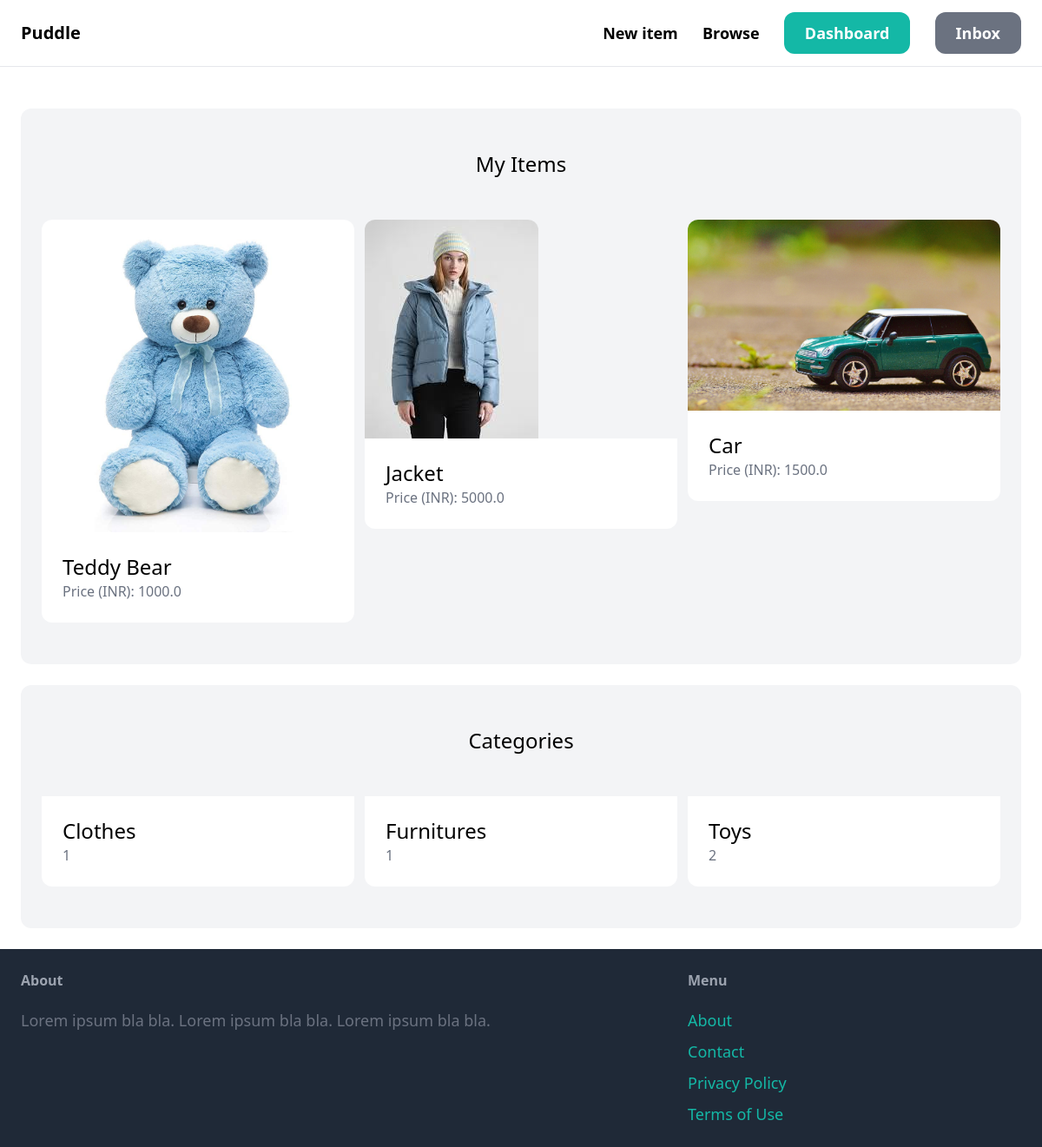
The page /dashboard (signed in) on the database its author committed.
### item/models.py (models this page shows, shortened)
class Item(models.Model):
    category = models.ForeignKey(Category, related_name='items', on_delete=models.CASCADE)
    name = models.CharField(max_length=255)
    description = models.TextField(blank=True, null=True)
    price = models.FloatField()
    image = models.ImageField(upload_to='items-images', blank=True, null=True)
    is_sold = models.BooleanField(default=False)
    created_at = models.DateTimeField(auto_now_add=True)
    created_by = models.ForeignKey(User, related_name='items', on_delete=models.CASCADE)

class Category(models.Model):
    name = models.CharField(max_length=255)
    class Meta:
        ordering = ('name',)
        verbose_name_plural = 'Categories'

### dashboard/views.py (the view)
# urls.py: path('', views.index, name='index'),
@login_required
def index(request):
    items = Item.objects.filter(created_by=request.user)
    categories = Category.objects.all()
    return render(request, 'dashboard/index.html', {
        'items': items,
        'categories': categories,
    })

### dashboard/templates/dashboard/index.html (shortened to what this page needs)
{% extends 'core/base.html' %}
{% block content %}
    <div class="mt-6 px-6 py-12 bg-gray-100 rounded-xl">
        <h2 class="mb-12 text-2xl text-center">My Items</h2>
        <div class="grid grid-cols-3 gap-3">
            {% for item in items %}
                <div>
                    <a href="{% url 'item:detail' item.id %}">
                        <div>
                            <img src="{{ item.image.url }}" class="rounded-t-xl">
                        </div>
                        <div class="p-6 bg-white rounded-b-xl">
                            <h2 class="text-2xl">{{ item.name }}</h2>
                            <p class="text-gray-500">Price (INR): {{ item.price }}</p>
                        </div>
                    </a>
                </div>
            {% endfor %}
        </div>
    </div>
    <div class="mt-6 px-6 py-12 bg-gray-100 rounded-xl">
        <h2 class="mb-12 text-2xl text-center">Categories</h2>
        <div class="grid grid-cols-3 gap-3">
            {% for category in categories %}
                <div>
                    <a href="">
                        <div class="p-6 bg-white rounded-b-xl">
                            <h2 class="text-2xl">{{ category.name }}</h2>
                            <p class="text-gray-500">{{ category.items.count }}</p>
                        </div>
                    </a>
                </div>
            {% endfor %}
        </div>
    </div>
{% endblock %}

### core/templates/core/base.html (shortened to what this page needs)
<!DOCTYPE html>
<html>
    <head>
        <script src="https://cdn.tailwindcss.com"></script>
    </head>
    <body>
        <nav class="py-6 px-6 flex justify-between items-center border-b border-gray-200">
            <a href="/" class="text-xl font-semibold">Puddle</a>
            <div class="space-x-6">
                <a href="{% url 'item:new' %}" class="text-lg font-semibold hover:text-gray-500">New item</a>
                <a href="{% url 'item:items' %}" class="text-lg font-semibold hover:text-gray-500">Browse</a>
                {% if request.user.is_authenticated %}
                <a href="{% url 'dashboard:index' %}" class="px-6 py-3 text-lg font-semibold bg-teal-500 text-white rounded-xl hover:bg-teal-700">Dashboard</a>
                <a href="{% url 'comm:inbox' %}" class="px-6 py-3 text-lg font-semibold bg-gray-500 text-white rounded-xl hover:bg-gray-700">Inbox</a>
                {% else %}
                <a href="{% url 'core:signup' %}" class="px-6 py-3 text-lg font-semibold bg-teal-500 text-white rounded-xl hover:bg-teal-700">Sign up</a>
                <a href="{% url 'core:login' %}" class="px-6 py-3 text-lg font-semibold bg-gray-500 text-white rounded-xl hover:bg-gray-700">Log in</a>
                {% endif %}
            </div>
        </nav>
        <div class="px-6 py-6">
            {% block content %}
            {% endblock %}
        </div>
        <footer class="py-6 px-6 flex justify-between bg-gray-800">
            <div class="w-2/3 pr-10">
                <h3 class="mb-5 font-semibold text-gray-400">About</h3>
                <p class="text-lg text-gray-500">Lorem ipsum bla bla. Lorem ipsum bla bla. Lorem ipsum bla bla. </p>
            </div>
            <div class="w-1/3">
                <h3 class="mb-5 font-semibold text-gray-400">Menu</h3>
                <ul class="space-y-2">
                    <li><a href="#" class="text-lg text-teal-500 hover:text-teal-700">About</a></li>
                    <li><a href="{% url 'core:contact' %}" class="text-lg text-teal-500 hover:text-teal-700">Contact</a></li>
                    <li><a href="#" class="text-lg text-teal-500 hover:text-teal-700">Privacy Policy</a></li>
                    <li><a href="#" class="text-lg text-teal-500 hover:text-teal-700">Terms of Use</a></li>
                </ul>
            </div>
        </footer>
    </body>
</html>

### rows shown on the page
Item: image (picture), name "Teddy Bear", price "1000.0"
Item: image (picture), name "Jacket", price "5000.0"
Item: image (picture), name "Car", price "1500.0"
Category: name "Clothes", items.count "1"
Category: name "Furnitures", items.count "1"
Category: name "Toys", items.count "2"
